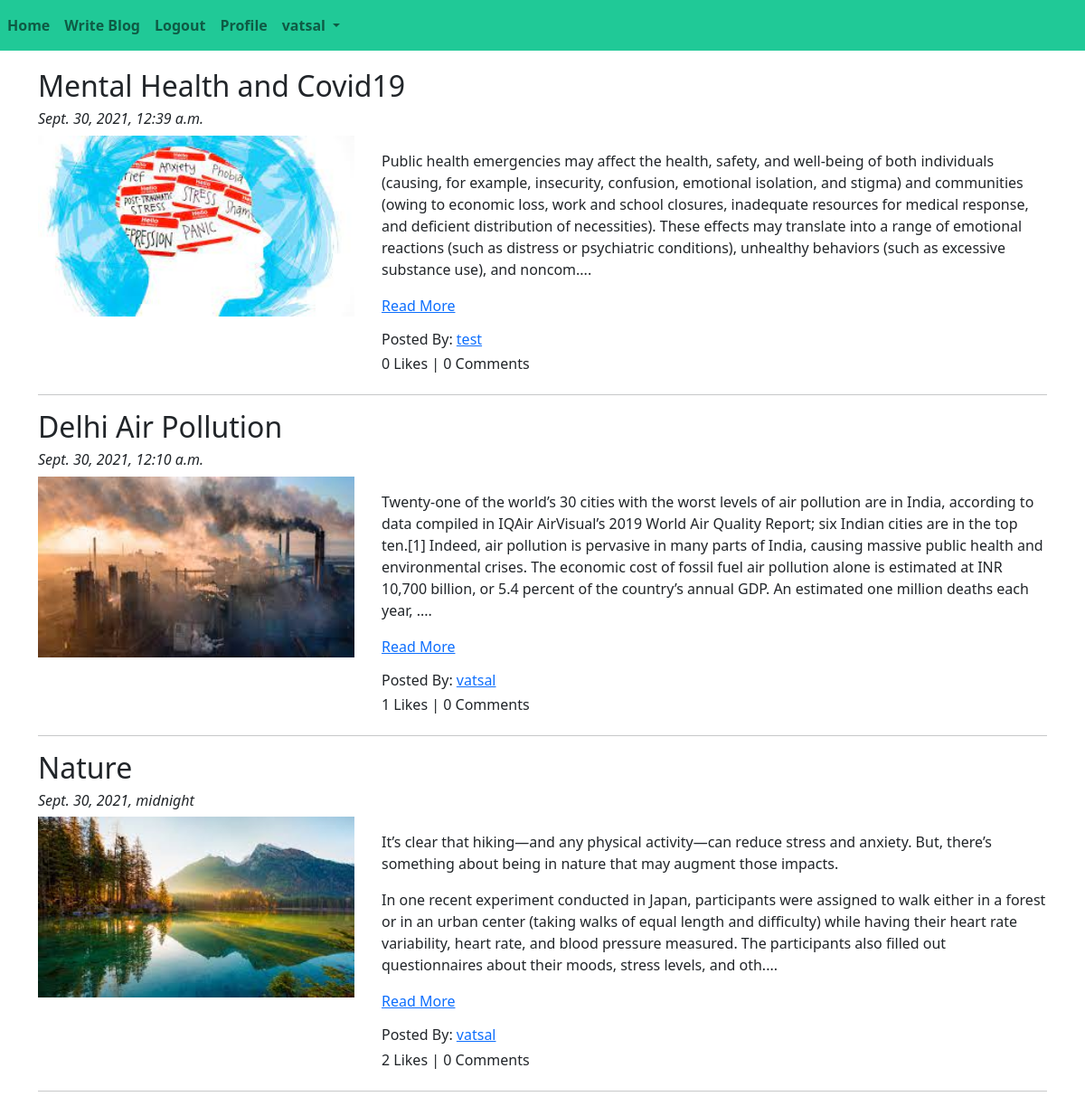
Page /blog/ (signed in) on the committed database.
### App_Blog/models.py (models this page shows, shortened)
class Blog(models.Model):
    author = models.ForeignKey(User,on_delete=models.CASCADE,related_name = 'post_author')
    blog_title = models.CharField(max_length=300,verbose_name='Put a Title')
    slug = models.SlugField(max_length=300,unique=True)
    blog_content = models.TextField(verbose_name="What's in your mind?")
    blog_image = models.ImageField(upload_to='blog_images',verbose_name='Blog Image')
    publish_date = models.DateTimeField(auto_now_add=True)
    update_date = models.DateTimeField(auto_now=True)
    class Meta:
        ordering = ['-publish_date']

### App_Blog/views.py (the view)
# urls.py: path('',views.BlogList.as_view(),name = 'blog_list'),
class BlogList(ListView):
    context_object_name = 'blogs'
    model = Blog
    template_name = 'App_Blog/blog_list.html'

### App_Blog/templatetags/custom_filters.py (called while the page is built)
def range_filter(value):
    return value[0:500] + '....'

### templates/App_Blog/blog_list.html (shortened to what this page needs)
{% extends 'base.html' %}
{% load custom_filters %}
{% block body %}
{% for blog in blogs %}
<h2>{{ blog.blog_title }}</h2>
<h6><i>{{ blog.publish_date }}</i></h6>
<div class="row">
    <div class="col-sm-4">
        <img src="/media/{{ blog.blog_image}}" alt="{{ blog.blog_title }}" title="{{ blog.blog_title }}" width="350px" height="200px">
    </div>
    <div class="col-sm-8">
        <p>{{ blog.blog_content|range_filter|linebreaks}}
        <a href="{% url 'App_Blog:blog_details' slug=blog.slug %}">Read More</a>
        </p>
        <h6>Posted By: <a href="">{{ blog.author }}</a></h6>
        <h6>{{ blog.liked_blog.count }} Likes | {{ blog.blog_comment.count }} Comments</h6>
    </div>
</div>
<hr>
{% endfor %}
{% endblock %}

### templates/base.html (shortened to what this page needs)
<!doctype html>
<html lang="en">
<head>
    <link href="https://cdn.jsdelivr.net/npm/bootstrap@5.1.1/dist/css/bootstrap.min.css" rel="stylesheet"
>
    <link rel="stylesheet" href="https://pro.fontawesome.com/releases/v5.10.0/css/all.css"/>
</head>
<body>
    <nav class ="navbar navbar-expand-lg  navbar-light " style="background-color: #20c997;">
        <ul class = "navbar-nav">
            <li class="nav-item active">
                <a class = "nav-link" href="{% url 'index' %}"><strong>Home</strong></a>
            </li>
            {% if user.is_authenticated %}
            <li class="nav-item active">
                <a class = "nav-link" href="{% url 'App_Blog:create_blog' %}"><strong>Write Blog</strong></a>
            </li>
            <li class="nav-item active">
                <a class = "nav-link" href="{% url 'App_Login:logout' %}"><strong>Logout</strong></a>
            </li>
            <li class="nav-item active">
                <a class = "nav-link" href="{% url 'App_Login:profile' %}"><strong>Profile</strong></a>
            </li>
            {% endif %}
            {% if user.is_authenticated %}
            <li class="nav-item dropdown">
                <a class="nav-link dropdown-toggle" href="#" id="navbarDropdown" role="button"
                   data-bs-toggle="dropdown" aria-expanded="false">
                    <strong>{{ user.username }}</strong>
                </a>
            </li>
            {% endif %}
        </ul>
    </nav>
    <div class = 'container' style="padding-top:20px">
        {% block body %}
        {% endblock %}
    </div>
</body>
</html>

### rows in the picture
Blog: blog_title "Mental Health and Covid19", publish_date "Sept. 30, 2021, 12:39 a.m.", blog_image (picture), blog_content|range_filter "Public health emergencies may affect the health, safety, and well-being of both individuals (causing, for example, insecurity, confusion, emotional isolation, and stigma) and communities (owing to economic loss, work and school closures, inadequate resources for medical response, and deficient distribution of necessities). These effects may translate into a range of emotional reactions (such as distress or psychiatric conditions), unhealthy behaviors (such as excessive substance use), and noncom....", author "test", liked_blog.count "0", blog_comment.count "0"
Blog: blog_title "Delhi Air Pollution", publish_date "Sept. 30, 2021, 12:10 a.m.", blog_image (picture), blog_content|range_filter "Twenty-one of the world’s 30 cities with the worst levels of air pollution are in India, according to data compiled in IQAir AirVisual’s 2019 World Air Quality Report; six Indian cities are in the top ten.[1] Indeed, air pollution is pervasive in many parts of India, causing massive public health and environmental crises. The economic cost of fossil fuel air pollution alone is estimated at INR 10,700 billion, or 5.4 percent of the country’s annual GDP. An estimated one million deaths each year, ....", author "vatsal", liked_blog.count "1", blog_comment.count "0"
Blog: blog_title "Nature", publish_date "Sept. 30, 2021, midnight", blog_image (picture), blog_content|range_filter "It’s clear that hiking—and any physical activity—can reduce stress and anxiety. But, there’s something about being in nature that may augment those impacts. In one recent experiment conducted in Japan, participants were assigned to walk either in a forest or in an urban center (taking walks of equal length and difficulty) while having their heart rate variability, heart rate, and blood pressure measured. The participants also filled out questionnaires about their moods, stress levels, and oth....", author "vatsal", liked_blog.count "2", blog_comment.count "0"

### other values in the picture
{{ user.username }} "vatsal"
